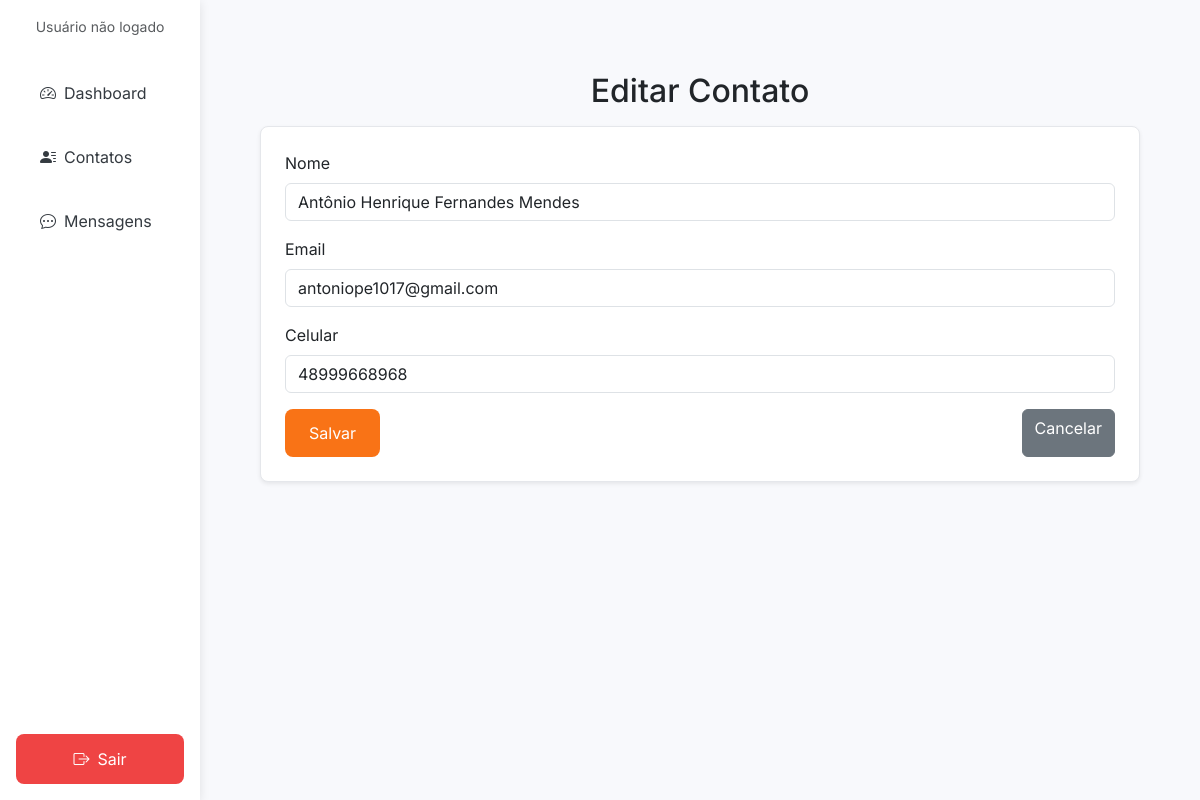
The page /editar_contato/3 (signed in) on the database its author committed.
### tables this page shows
CREATE TABLE contatos (
                id INTEGER PRIMARY KEY AUTOINCREMENT,
                usuario_id INTEGER,
                nome TEXT,
                email TEXT,
                celular TEXT,
                FOREIGN KEY(usuario_id) REFERENCES usuarios(id)
            );

### app.py (the view, shortened to what this page needs)
@app.route('/editar_contato/<int:contato_id>', methods=['GET', 'POST'])
def editar_contato(contato_id):
    if 'user_id' not in session:
        return redirect(url_for('login'))
    user_id = session['user_id']
    conn = sqlite3.connect('instance/database.db')
    cursor = conn.cursor()
    user_id = session['user_id']
    cursor.execute('SELECT nome, email, celular FROM contatos WHERE id = ? AND usuario_id = ?', (contato_id, user_id))
    contato = cursor.fetchone()
    conn.close()
    if not contato:
        flash('Contato não encontrado.')
        return redirect(url_for('dashboard'))
    return render_template('edit_contact.html', contato_id=contato_id, nome=contato[0], email=contato[1], celular=contato[2])

### app.py (called while the page is built)
@app.before_request
def before_request():
    user_id = session.get('user_id')
    if user_id:
        with sqlite3.connect('instance/database.db') as conn:
            cursor = conn.cursor()
            cursor.execute('SELECT nome, email FROM usuarios WHERE id = ?', (user_id,))
            user = cursor.fetchone()
            if user:
                g.user = {'name': user[0], 'email': user[1]}
            else:
                g.user = None
    else:
        g.user = None

### templates/edit_contact.html (shortened to what this page needs)
{% extends 'base.html' %}
{% block content %}
<div class="container mt-4">
    <h2 class="text-center">Editar Contato</h2>
    <form method="POST" class="card p-4 mt-3 shadow-sm">
        <div class="mb-3">
            <label for="nome" class="form-label">Nome</label>
            <input type="text" name="nome" id="nome" class="form-control" placeholder="Nome do contato" value="{{ nome }}" required>
        </div>
        <div class="mb-3">
            <label for="email" class="form-label">Email</label>
            <input type="email" name="email" id="email" class="form-control" placeholder="Email do contato" value="{{ email }}" required>
        </div>
        <div class="mb-3">
            <label for="celular" class="form-label">Celular</label>
            <input type="text" name="celular" id="celular" class="form-control" placeholder="Celular do contato" value="{{ celular }}" required>
        </div>
        <div class="d-flex justify-content-between">
            <button type="submit" class="btn btn-primary">Salvar</button>
            <a href="{{ url_for('dashboard') }}" class="btn btn-secondary">Cancelar</a>
        </div>
    </form>
</div>
{% endblock %}

### static/style.css (style rules this page uses)
body { background-color: #f8f9fc; font-family: 'Inter', sans-serif; }
.card { border: 1px solid #e5e7eb; border-radius: 8px; box-shadow: 0 1px 3px rgba(0, 0, 0, 0.1); background-color: #ffffff; }
.btn-primary { background-color: #f97316; border: none; padding: 0.75rem 1.5rem; border-radius: 0.5rem; color: white; }
a { color: #f97316; text-decoration: none; }

### rows shown on the page
contatos: nome "Antônio Henrique Fernandes Mendes", email "antoniope1017@gmail.com", celular "48999668968"
